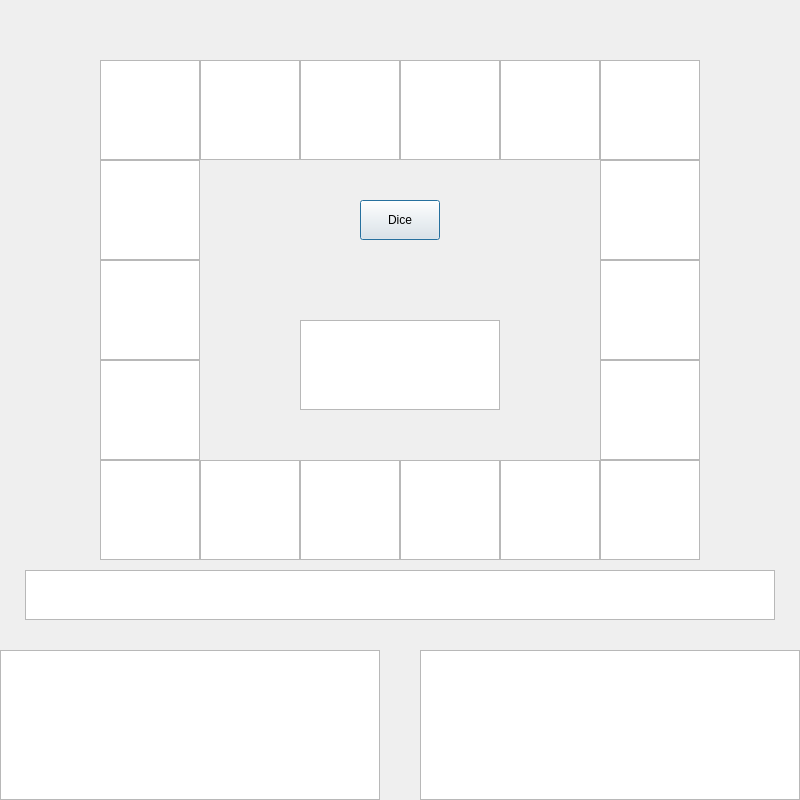
<?xml version="1.0" encoding="UTF-8"?>
<ui version="4.0">
 <class>Dialog</class>
 <widget class="QDialog" name="Dialog">
  <property name="geometry">
   <rect>
    <x>0</x>
    <y>0</y>
    <width>800</width>
    <height>800</height>
   </rect>
  </property>
  <property name="windowTitle">
   <string>Random Dice</string>
  </property>
  <widget class="QGraphicsView" name="land_09">
   <property name="geometry">
    <rect>
     <x>100</x>
     <y>60</y>
     <width>100</width>
     <height>100</height>
    </rect>
   </property>
  </widget>
  <widget class="QPushButton" name="btn1">
   <property name="geometry">
    <rect>
     <x>360</x>
     <y>200</y>
     <width>80</width>
     <height>40</height>
    </rect>
   </property>
   <property name="text">
    <string>Dice</string>
   </property>
  </widget>
  <widget class="QTextBrowser" name="player2_text">
   <property name="geometry">
    <rect>
     <x>420</x>
     <y>650</y>
     <width>380</width>
     <height>150</height>
    </rect>
   </property>
  </widget>
  <widget class="QGraphicsView" name="land_10">
   <property name="geometry">
    <rect>
     <x>200</x>
     <y>60</y>
     <width>100</width>
     <height>100</height>
    </rect>
   </property>
  </widget>
  <widget class="QGraphicsView" name="land_13">
   <property name="geometry">
    <rect>
     <x>500</x>
     <y>60</y>
     <width>100</width>
     <height>100</height>
    </rect>
   </property>
  </widget>
  <widget class="QGraphicsView" name="land_11">
   <property name="geometry">
    <rect>
     <x>300</x>
     <y>60</y>
     <width>100</width>
     <height>100</height>
    </rect>
   </property>
  </widget>
  <widget class="QGraphicsView" name="land_12">
   <property name="geometry">
    <rect>
     <x>400</x>
     <y>60</y>
     <width>100</width>
     <height>100</height>
    </rect>
   </property>
  </widget>
  <widget class="QGraphicsView" name="land_08">
   <property name="geometry">
    <rect>
     <x>100</x>
     <y>160</y>
     <width>100</width>
     <height>100</height>
    </rect>
   </property>
  </widget>
  <widget class="QGraphicsView" name="land_07">
   <property name="geometry">
    <rect>
     <x>100</x>
     <y>260</y>
     <width>100</width>
     <height>100</height>
    </rect>
   </property>
  </widget>
  <widget class="QGraphicsView" name="land_06">
   <property name="geometry">
    <rect>
     <x>100</x>
     <y>360</y>
     <width>100</width>
     <height>100</height>
    </rect>
   </property>
  </widget>
  <widget class="QGraphicsView" name="land_05">
   <property name="geometry">
    <rect>
     <x>100</x>
     <y>460</y>
     <width>100</width>
     <height>100</height>
    </rect>
   </property>
  </widget>
  <widget class="QGraphicsView" name="land_03">
   <property name="geometry">
    <rect>
     <x>300</x>
     <y>460</y>
     <width>100</width>
     <height>100</height>
    </rect>
   </property>
  </widget>
  <widget class="QGraphicsView" name="land_04">
   <property name="geometry">
    <rect>
     <x>200</x>
     <y>460</y>
     <width>100</width>
     <height>100</height>
    </rect>
   </property>
  </widget>
  <widget class="QGraphicsView" name="land_02">
   <property name="geometry">
    <rect>
     <x>400</x>
     <y>460</y>
     <width>100</width>
     <height>100</height>
    </rect>
   </property>
  </widget>
  <widget class="QGraphicsView" name="land_01">
   <property name="geometry">
    <rect>
     <x>500</x>
     <y>460</y>
     <width>100</width>
     <height>100</height>
    </rect>
   </property>
  </widget>
  <widget class="QGraphicsView" name="land_00">
   <property name="geometry">
    <rect>
     <x>600</x>
     <y>460</y>
     <width>100</width>
     <height>100</height>
    </rect>
   </property>
  </widget>
  <widget class="QGraphicsView" name="land_14">
   <property name="geometry">
    <rect>
     <x>600</x>
     <y>60</y>
     <width>100</width>
     <height>100</height>
    </rect>
   </property>
  </widget>
  <widget class="QGraphicsView" name="land_15">
   <property name="geometry">
    <rect>
     <x>600</x>
     <y>160</y>
     <width>100</width>
     <height>100</height>
    </rect>
   </property>
  </widget>
  <widget class="QGraphicsView" name="land_17">
   <property name="geometry">
    <rect>
     <x>600</x>
     <y>360</y>
     <width>100</width>
     <height>100</height>
    </rect>
   </property>
  </widget>
  <widget class="QGraphicsView" name="land_16">
   <property name="geometry">
    <rect>
     <x>600</x>
     <y>260</y>
     <width>100</width>
     <height>100</height>
    </rect>
   </property>
  </widget>
  <widget class="QTextBrowser" name="player1_text">
   <property name="geometry">
    <rect>
     <x>0</x>
     <y>650</y>
     <width>380</width>
     <height>150</height>
    </rect>
   </property>
  </widget>
  <widget class="QLabel" name="label_1">
   <property name="geometry">
    <rect>
     <x>0</x>
     <y>260</y>
     <width>90</width>
     <height>80</height>
    </rect>
   </property>
   <property name="text">
    <string/>
   </property>
   <property name="pixmap">
    <pixmap>../_image/player1.png</pixmap>
   </property>
   <property name="scaledContents">
    <bool>true</bool>
   </property>
  </widget>
  <widget class="QLabel" name="label_2">
   <property name="geometry">
    <rect>
     <x>710</x>
     <y>260</y>
     <width>90</width>
     <height>80</height>
    </rect>
   </property>
   <property name="text">
    <string/>
   </property>
   <property name="pixmap">
    <pixmap>../_image/player2.png</pixmap>
   </property>
   <property name="scaledContents">
    <bool>true</bool>
   </property>
  </widget>
  <widget class="QLabel" name="label_3">
   <property name="geometry">
    <rect>
     <x>260</x>
     <y>190</y>
     <width>80</width>
     <height>80</height>
    </rect>
   </property>
   <property name="text">
    <string/>
   </property>
   <property name="pixmap">
    <pixmap>../_image/dice.jpg</pixmap>
   </property>
  </widget>
  <widget class="QLabel" name="player1">
   <property name="geometry">
    <rect>
     <x>610</x>
     <y>470</y>
     <width>40</width>
     <height>40</height>
    </rect>
   </property>
   <property name="text">
    <string/>
   </property>
   <property name="pixmap">
    <pixmap>../_image/player1_resize.png</pixmap>
   </property>
   <property name="scaledContents">
    <bool>true</bool>
   </property>
  </widget>
  <widget class="QLabel" name="player2">
   <property name="geometry">
    <rect>
     <x>650</x>
     <y>510</y>
     <width>40</width>
     <height>40</height>
    </rect>
   </property>
   <property name="text">
    <string/>
   </property>
   <property name="pixmap">
    <pixmap>../_image/player2_resize.png</pixmap>
   </property>
  </widget>
  <widget class="QTextBrowser" name="main_text">
   <property name="geometry">
    <rect>
     <x>300</x>
     <y>320</y>
     <width>200</width>
     <height>90</height>
    </rect>
   </property>
  </widget>
  <widget class="QTextBrowser" name="land_text">
   <property name="geometry">
    <rect>
     <x>25</x>
     <y>570</y>
     <width>750</width>
     <height>50</height>
    </rect>
   </property>
  </widget>
 </widget>
 <resources>
  <include location="test.qrc"/>
 </resources>
 <connections/>
</ui>
